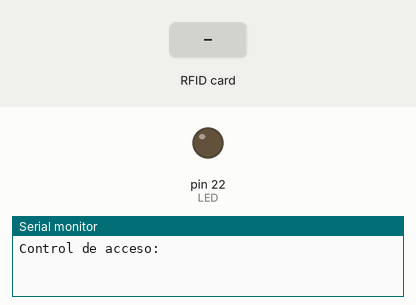
This sketch was run on a simulated Arduino Mega 2560, built with avr-gcc and run on an emulated ATmega2560. Parts: output pins drawn as LEDs (lit = HIGH), the last lines printed to the serial monitor. Dashed ring = blinking. The test bench sets the inputs (shaded band). Pins used as bus, display or sensor lines are not drawn.

Above: at 1.2 s.
1.3 s: RFID card 73 20 7B 25 held to the reader
At 1.95 s:
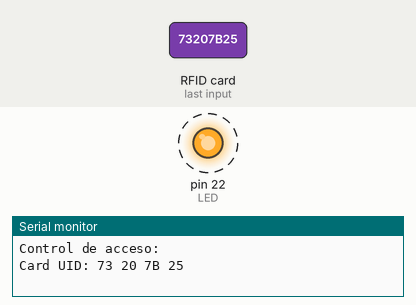
3.5 s: RFID card C1 2F D6 0E held to the reader
5.0 s: RFID card 5E 7A 19 C4 held to the reader
Timing chart, 0 to 8.0 s (numbered marks = the images above; inputs shaded):
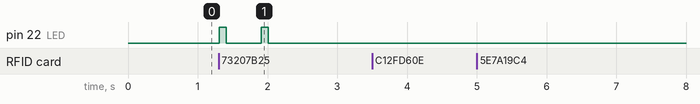

Measured:
- after the input at 1.3 s, pin 22 (LED): alternates HIGH for 0.10 s and LOW for 0.50 s, 4 changes in all, then stays LOW, starting at once

The sketch:

sketch_apr24a.ino
```cpp
#include <SPI.h>
#include <MFRC522.h>

#define RST_PIN  5    //Pin 9 para el reset del RC522
#define SS_PIN  53   //Pin 10 para el SS (SDA) del RC522
#define LED 22

MFRC522 mfrc522(SS_PIN, RST_PIN); ///Creamos el objeto para el RC522

void setup() {
  Serial.begin(9600); //Iniciamos La comunicacion serial
  SPI.begin();        //Iniciamos el Bus SPI
  pinMode(LED, OUTPUT);
  mfrc522.PCD_Init(); // Iniciamos el MFRC522
  Serial.println("Control de acceso:");
}

byte ActualUID[4]; //almacenará el código del Tag leído
byte Usuario1[4] = {0x73, 0x20, 0x7B, 0x25} ; //código del usuario 1
byte Usuario2[4] = {0xC1, 0x2F, 0xD6, 0x0E} ; //código del usuario 2
void loop() {
  // Revisamos si hay nuevas tarjetas  presentes
  if ( mfrc522.PICC_IsNewCardPresent())
  {
    //Seleccionamos una tarjeta
    if ( mfrc522.PICC_ReadCardSerial())
    {
      // Enviamos serialemente su UID
      Serial.print(F("Card UID:"));
      for (byte i = 0; i < mfrc522.uid.size; i++) {
        Serial.print(mfrc522.uid.uidByte[i] < 0x10 ? " 0" : " ");
        Serial.print(mfrc522.uid.uidByte[i], HEX);
        ActualUID[i] = mfrc522.uid.uidByte[i];
      }
      Serial.print("     ");
      //comparamos los UID para determinar si es uno de nuestros usuarios
      if (compareArray(ActualUID, Usuario1))
      {
         //INTRODUCIR TEMPORIZADOR PARA APAGAR LA LUZ
         //LED DE CONFIRMACION DE ACCESO.
        digitalWrite(LED, HIGH);
        delay(100);
        digitalWrite(LED, LOW);
        delay(500);
        digitalWrite(LED, HIGH);
        delay(100);
        digitalWrite(LED, LOW);

        Serial.println("Acceso concedido...");
      }
      else
      {
      Serial.println("Acceso denegado...");
        digitalWrite(LED, LOW);
      }

      // Terminamos la lectura de la tarjeta tarjeta  actual
      mfrc522.PICC_HaltA();

    }

  }

}

//Función para comparar dos vectores
boolean compareArray(byte array1[], byte array2[])
{
  if (array1[0] != array2[0])return (false);
  if (array1[1] != array2[1])return (false);
  if (array1[2] != array2[2])return (false);
  if (array1[3] != array2[3])return (false);
  return (true);
}
```
